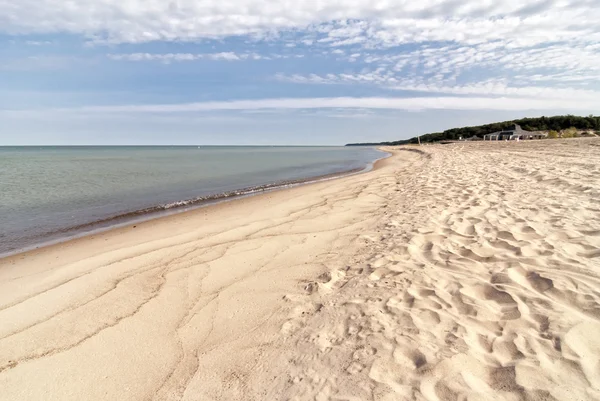
#> input picture Dataset/Clean/10.jpg, 600 x 401 px, found by its file name; its folder holds only this picture in this run
$ jupyter execute --allow-errors PercobaanA.ipynb   (older library calls are emulated)
#> lines starting #> are read from the running program, lines starting #| are printed output that depends on the picture
# Ekualisasi - Prewitt

[cell 1]
# Import library yang kalian butuhkan
import os
import cv2 as cv
import matplotlib.pyplot as plt
import numpy as np
import pandas as pd
from sklearn.model_selection import train_test_split, cross_val_predict
from sklearn.metrics import accuracy_score, classification_report
from skimage.feature import graycomatrix, graycoprops
from scipy.stats import entropy
from sklearn.ensemble import RandomForestClassifier
from sklearn.svm import SVC
from sklearn.neighbors import KNeighborsClassifier
from sklearn.metrics import accuracy_score, precision_score, recall_score, f1_score, confusion_matrix, classification_report
from sklearn.metrics import (confusion_matrix, ConfusionMatrixDisplay)
import seaborn as sns
from collections import Counter

[cell 2]
# fungsi untuk crop citra ke ukuran 1 banding 1
def crop_to_1by1(citra_input):
    tinggi, panjang = citra_input.shape[:2]

    if(panjang == tinggi):
        print(f"{tinggi} == {panjang}\n tidak perlu crop ke 1:1")
        return citra_input

    if panjang < tinggi:
        terpendek = panjang
    elif panjang > tinggi:
        terpendek = tinggi

    hasil = np.zeros((terpendek, terpendek), dtype=citra_input.dtype)

    if panjang > tinggi:
        offset = (panjang - terpendek) // 2
        for i in range(terpendek):
            for j in range(terpendek):
                hasil[i, j] = citra_input[i, j + offset]
    else:
        offset = (tinggi - terpendek) // 2
        for i in range(terpendek):
            for j in range(terpendek):
                hasil[i, j] = citra_input[i + offset, j]

    return hasil

[cell 3]
# fungsi untuk resize citra agar semuanya memiliki ukuran yang sama
def resize(citra_input, tinggi_baru, panjang_baru):
    tinggi, panjang = citra_input.shape[:2]
    resized_citra = np.zeros((tinggi_baru, panjang_baru), dtype=citra_input.dtype)

    y_ratio = tinggi / tinggi_baru
    x_ratio = panjang / panjang_baru

    for i in range(tinggi_baru):
        for j in range(panjang_baru):
            src_y = int(i * y_ratio)
            src_x = int(j * x_ratio)
            resized_citra[i, j] = citra_input[src_y, src_x]

    return resized_citra

## Data Loading

Buat struktur folder dataset sebagai berikut:
```
.
└──dataset
    ├── label1
	├── image1.jpg
	├── image2.jpg
	└── image3.jpg
    ├── label2
    └── label3
    └── dst...
```

[cell 4]
data = []
labels = []
file_name = []
for sub_folder in os.listdir("dataset\\"):
    sub_folder_files = os.listdir(os.path.join("dataset\\", sub_folder))
    for i, filename in enumerate(sub_folder_files):
        img_path = os.path.join("dataset\\", sub_folder, filename)
        img = cv.imread(img_path)
#> img is the input picture: shape (401, 600, 3); mean B, G, R 184.3, 193.2, 201.6
        img = img.astype(np.uint8)
        img = cv.cvtColor(img, cv.COLOR_BGR2GRAY)
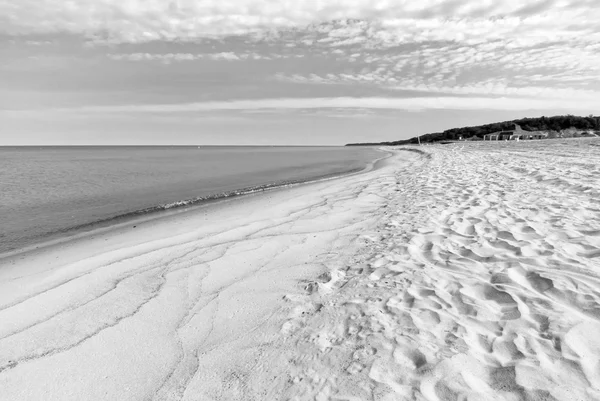
#> img: shape (401, 600); min 0, max 255, mean 194.7
        img = crop_to_1by1(img)
#> after the loop in crop_to_1by1, `for i in range(terpendek):`:
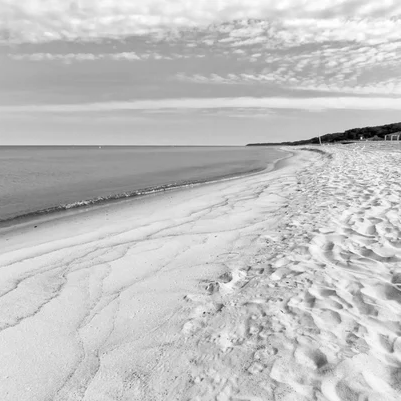
#> hasil: shape (401, 401); min 0, max 255, mean 194.6
        img = resize(img, 140, 140)
#> after the loop in resize, `for i in range(tinggi_baru):`:
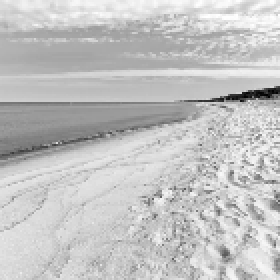
#> resized_citra: shape (140, 140) (shown 2 times larger); min 0, max 255, mean 194.7

        data.append(img)
        labels.append(sub_folder)
        name = os.path.splitext(filename)[0]
        file_name.append(filename)

data = np.array(data)
labels = np.array(labels)

## Data Understanding

[cell 5]
# -----------------------------
# 1. Menampilkan Jumlah Data
print("Jumlah total gambar:", len(data))
#| Jumlah total gambar: 2
print("Jumlah kelas:", len(np.unique(labels)))
print("Distribusi per kelas:", Counter(labels))

[cell 6]
# -----------------------------
# 2. Visualisasi Distribusi Data
label_df = pd.DataFrame({'Label': labels})
plt.figure(figsize=(6,4))
sns.countplot(x='Label', data=label_df)
plt.title("Distribusi Gambar per Kelas")
plt.xlabel("Kelas")
plt.ylabel("Jumlah Gambar")
plt.tight_layout()
plt.show()
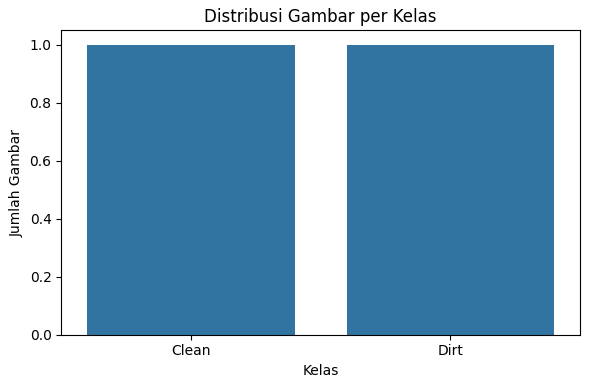
#> figure drawn by matplotlib, 1 panel

[cell 7]
# -----------------------------
# 3. Menampilkan Sample Gambar per Kelas
unique_labels = np.unique(labels)
plt.figure(figsize=(15, 10))  # disesuaikan agar muat 5 kolom

for i, label in enumerate(unique_labels):
    idxs = np.where(labels == label)[0][:5]  # ambil 5 indeks pertama untuk label ini
    for j, idx in enumerate(idxs):
        plt.subplot(len(unique_labels), 5, i*5 + j + 1)
        plt.imshow(data[idx], cmap='gray')
        plt.title(f"{label} ({j+1})")
        plt.axis('off')

plt.suptitle("Contoh Citra per Kelas", fontsize=14)
plt.tight_layout()
plt.show()

[cell 8]
# [20 lines of commented-out code are left out]

[cell 9]
# [20 lines of commented-out code are left out]

## Data Augmentation

### Define Augmentation Function

[cell 10]
# melakukan augmentasi data
data_augmented = []
labels_augmented = []
paths_augmented = []
file_name_augmented = []
for i in range(len(data)):
	pass
#> this loop made 2 passes

[cell 11]
print("Data sebelum augmentasi: ", len(data))
#| Data sebelum augmentasi:  2
print("Data setelah augmentasi: ", len(data_augmented))

## Data Preparation

### Define Preprocessing Function

[cell 12]
# edge padding & konvolusi 3x3
## edge padding 1 px ke semua sisi
def edge_padding_1px(input_citra):
    tinggi_input, panjang_input = input_citra.shape[:2]

    tinggi_output = tinggi_input+2
    panjang_output = panjang_input+2

    output = np.zeros((tinggi_output, panjang_output), dtype=input_citra.dtype)

    # Salin bagian tengah
    output[1:-1, 1:-1] = input_citra

    # Padding baris atas dan bawah
    output[0, 1:-1] = input_citra[0, :]
    output[-1, 1:-1] = input_citra[-1, :]

    # Padding kolom kiri dan kanan
    output[1:-1, 0] = input_citra[:, 0]
    output[1:-1, -1] = input_citra[:, -1]

    # Sudut-sudut
    output[0, 0] = input_citra[0, 0]
    output[0, -1] = input_citra[0, -1]
    output[-1, 0] = input_citra[-1, 0]
    output[-1, -1] = input_citra[-1, -1]

    return output

# untuk geser kernel di atas citra
def konvolusi_3x3(citra_input, jenis_kernel): # untuk padded 1px
    tinggi, panjang = citra_input.shape[:2]

    tinggi_hasil = tinggi-2 # kurangin padding tadi
    panjang_hasil = panjang-2

    hasil = np.zeros((tinggi_hasil, panjang_hasil), dtype=np.float32)

    for i in range(0, tinggi_hasil):
        for j in range(0, panjang_hasil):
            sum_jendela = 0
            for k in range(i, i+3): # 3x3
                for l in range(j, j+3):
                    sum_jendela += float(citra_input[k, l]) * jenis_kernel[k-i, l-j]
            hasil[i, j] = sum_jendela

    return hasil

[cell 13]
# untuk ekualisasi
def menghitung_frekuensi_skala_keabuan(img_gray, tinggi, panjang, skala=256):

    pixel = np.zeros((skala))

    for i in range(tinggi):
        for j in range(panjang):
            pixel[img_gray[i, j]] += 1

    return pixel

def menghitung_probabilitas(frekuensi_pixel, luas, skala=256):

    for i in range(skala):
        frekuensi_pixel[i] = frekuensi_pixel[i] / (luas)

    return frekuensi_pixel

def menghitung_CDF(probabilitas_histogram, skala=256):

    for i in range(1, skala):
        probabilitas_histogram[i] = probabilitas_histogram[i] + probabilitas_histogram[i-1]

    return probabilitas_histogram

def menghitung_ekualisasi(CDF, skala=256):

    hasil = [0] * skala

    for i in range(skala):
        hasil[i] = round((skala - 1) * CDF[i])
    return hasil

def petakan_nilai_grayscale_baru(px_hasil_ekualisasi, gray_img, tinggi, panjang):

    citra_hasil = np.zeros((tinggi, panjang), dtype=np.uint8)

    for i in range(tinggi):
        for j in range(panjang):
            citra_hasil[i, j] = px_hasil_ekualisasi[int(gray_img[i, j])]

    return citra_hasil

## untuk ekualisasi
def ekualisasi(img):
    tinggi, panjang = img.shape[:2]
    luas = tinggi * panjang
    frek = menghitung_frekuensi_skala_keabuan(img, tinggi, panjang)
    prob = menghitung_probabilitas(frek, luas)
    cdf = menghitung_CDF(prob)
    px_baru = menghitung_ekualisasi(cdf)
    return petakan_nilai_grayscale_baru(px_baru, img, tinggi, panjang)

[cell 14]
# edge detection
## definisi kernel prewitt
kernel_prewitt_Gx = np.array([[-1, 0, +1],
                              [-1, 0, +1],
                              [-1, 0, +1]])

kernel_prewitt_Gy = np.array([[+1, +1, +1],
                              [ 0,  0,  0],
                              [-1, -1, -1]])

## untuk menghitung G
def magnitudo_gradien(Gx, Gy):
    Gx = Gx.astype(np.float32)
    Gy = Gy.astype(np.float32)

    tinggi, panjang = Gx.shape[:2]
    G = np.zeros((tinggi, panjang), dtype=np.float32)

    for i in range(tinggi):
        for j in range(panjang):
            G[i, j] = (Gx[i, j]**2 + Gy[i, j]**2)**0.5

    return G

## untuk deteksi tepi
def edge_detection(img, kernel_Gx, kernel_Gy):
    img_padded = edge_padding_1px(img) # tambahkan padding

    Gx = konvolusi_3x3(img_padded, kernel_Gx)
    Gy = konvolusi_3x3(img_padded, kernel_Gy)
    G = magnitudo_gradien(Gx, Gy)

    return G

## untuk normalisasi dan mengembalikan float32 ke uint8
def G_normalized(G):
    G_max = G.max()
    if G_max == 0:
        return np.zeros_like(G, dtype=np.uint8)
    return ((G / G_max) * 255).astype(np.uint8)

[cell 15]
def prepro3():
    pass

def prepro4():
    pass

### Preprocessing

[cell 16]
# pada bagian ini bisa gunakan data yang sebelum augmentasi atau setelah augmentasi
dataPreprocessed = [] # variabel ini digunakan untuk menyimpan img hasil preprocessing
for i in range(len(data)): # Loop through each image and do preprocessing
	img = data[i] # ambil img yang akan dipreprocessing dari array data
	img = ekualisasi(img) # ekualisasi
	img = edge_detection(img, kernel_prewitt_Gx, kernel_prewitt_Gy) # berubah jadi float32
	img = G_normalized(img) # kembalikan float32 ke uint8

	dataPreprocessed.append(img) # tambah dataPreprocessed dengan img yang tadi telah diproses
#> this loop made 2 passes
#> pass 1, `img = ekualisasi(img)`:
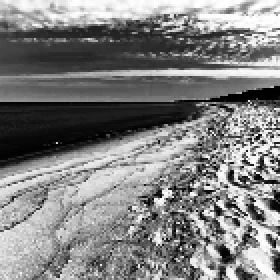
#> img: shape (140, 140) (shown 2 times larger); min 0, max 255, mean 128.9
#> pass 1, in edge_detection, `img_padded = edge_padding_1px(img)`:
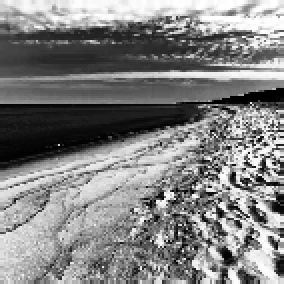
#> img_padded: shape (142, 142) (shown 2 times larger); min 0, max 255, mean 129.9
#> pass 1, in edge_detection, `Gx = konvolusi_3x3(img_padded, kernel_Gx)`:
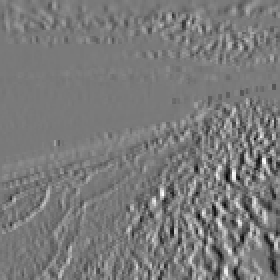
#> Gx: shape (140, 140) float32 (shown 2 times larger); min -620, max 673, mean 0.6; drawn with min black and max white
#> pass 1, in edge_detection, `Gy = konvolusi_3x3(img_padded, kernel_Gy)`:
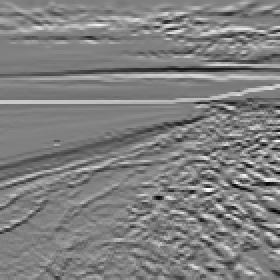
#> Gy: shape (140, 140) float32 (shown 2 times larger); min -682, max 682, mean 4; drawn with min black and max white
#> after the loop, dataPreprocessed = 2 items
#> (the rest of the program and of its run is left out)
